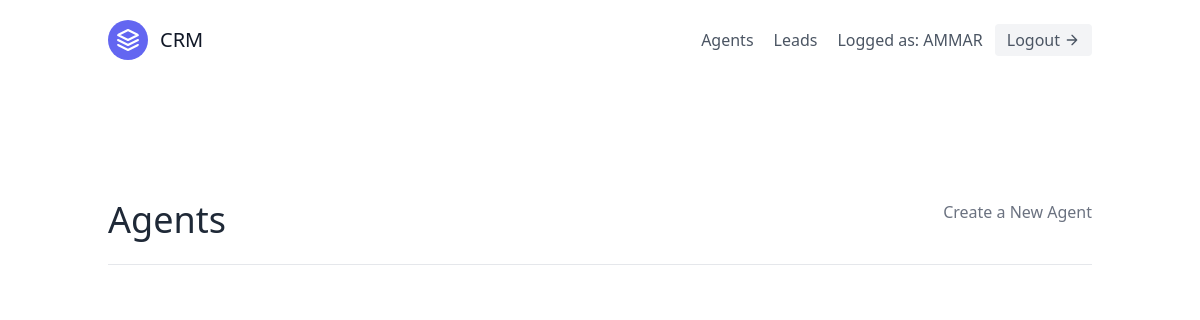
Page /agents/ (signed in) on the earlier database version.
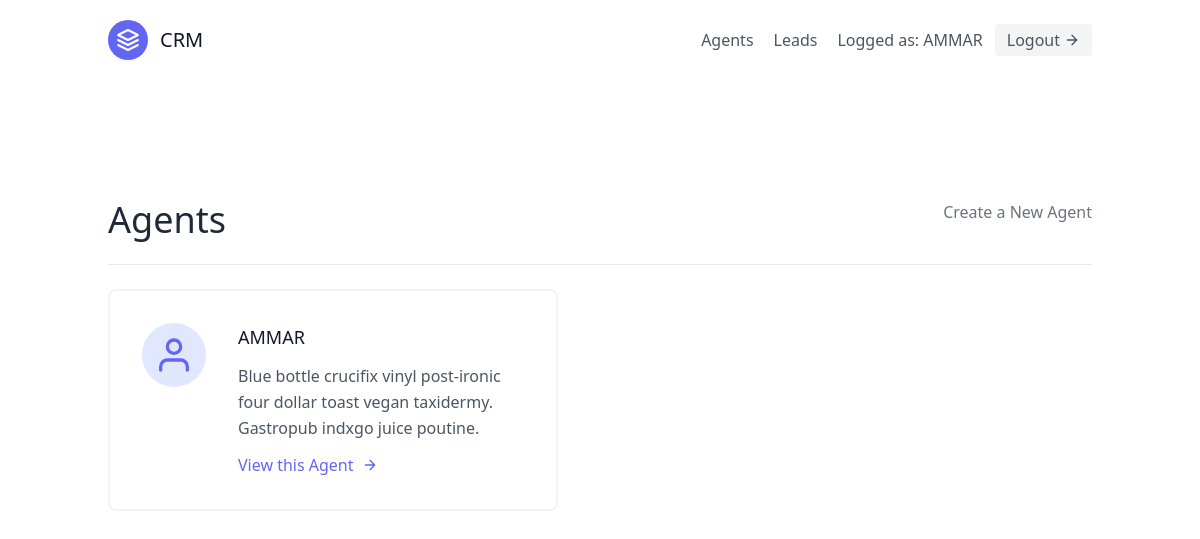
Same page on the later database version.
### leads/models.py (models this page shows, shortened)
class Agent(models.Model):
    user = models.OneToOneField(User,on_delete=models.CASCADE)
    organization = models.ForeignKey(UserProfile,on_delete=models.CASCADE)

class User(AbstractUser):
    is_organisor = models.BooleanField(default=True)
    is_agent = models.BooleanField(default=False)

### agents/views.py (the view)
# urls.py: path('',views.AgentListView.as_view(),name='agent-list'),
class AgentListView(OrganisorLoginRequiredMixin,generic.ListView):
    template_name = 'agents/agent-list.html'
    context_object_name = 'agents'
    def get_queryset(self):
        organization = self.request.user.userprofile
        return Agent.objects.filter(organization=organization)

### agents/mixins.py (called while the page is built)
    def dispatch(self, request, *args, **kwargs):
        if not request.user.is_authenticated or not request.user.is_organisor:
            return redirect('leads:lead-list')
        return super().dispatch(request, *args, **kwargs)

### agents/templates/agents/agent-list.html
{% extends 'base.html' %}
{% block content %}
<section class="text-gray-600 body-font">
    <div class="container px-5 py-24 mx-auto flex flex-wrap">
        <div class='w-full mb-6 py-6 flex justify-between item-center border-b border-gray-200'>
        <div>
            <h1 class='text-4xl text-gray-800'>Agents</h1>
        </div>
        <div>
            <a class='text-gray-500 hover:text-blue-500' href="{% url 'agents:agent-create' %}">Create a New Agent</a>
        </div>
        </div>
      <div class="flex flex-wrap -m-4">
        {% for agent in agents %}
        <div class="p-4 lg:w-1/2 md:w-full">
          <div class="flex border-2 rounded-lg border-gray-200 border-opacity-50 p-8 sm:flex-row flex-col">
            <div class="w-16 h-16 sm:mr-8 sm:mb-0 mb-4 inline-flex items-center justify-center rounded-full bg-indigo-100 text-indigo-500 flex-shrink-0">
              <svg fill="none" stroke="currentColor" stroke-linecap="round" stroke-linejoin="round" stroke-width="2" class="w-10 h-10" viewBox="0 0 24 24">
                <path d="M20 21v-2a4 4 0 00-4-4H8a4 4 0 00-4 4v2"></path>
                <circle cx="12" cy="7" r="4"></circle>
              </svg>
            </div>
            <div class="flex-grow">
              <h2 class="text-gray-900 text-lg title-font font-medium mb-3">{{agent.user.username | upper}}</h2>
              <p class="leading-relaxed text-base">
                Blue bottle crucifix vinyl post-ironic four dollar toast vegan taxidermy. Gastropub indxgo juice poutine.</p>
              <a href="{% url 'agents:agent-detail' agent.pk %}" class="mt-3 text-indigo-500 inline-flex items-center">
                View this Agent
                <svg fill="none" stroke="currentColor" stroke-linecap="round" stroke-linejoin="round" stroke-width="2" class="w-4 h-4 ml-2" viewBox="0 0 24 24">
                  <path d="M5 12h14M12 5l7 7-7 7"></path>
                </svg>
              </a>
            </div>
          </div>
        </div>
        {% endfor %}
      </div>
    </div>
  </section>
{% endblock content %}

Differences in the rows shown:
added Agent: user.username "AMMAR"
